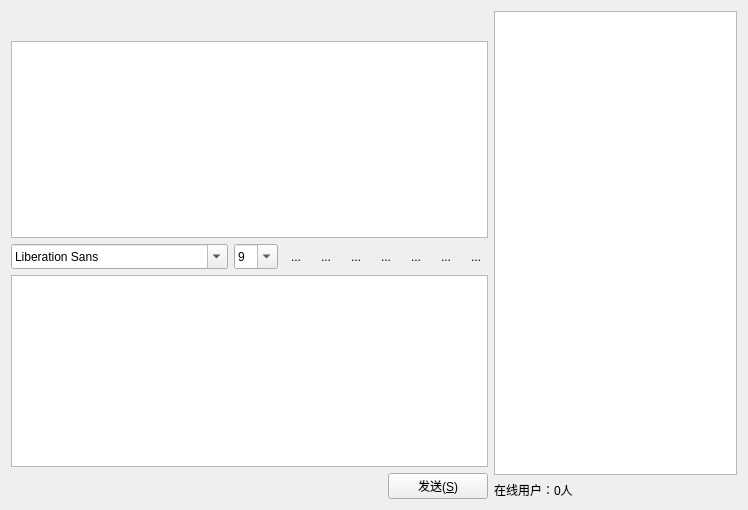
<?xml version="1.0" encoding="UTF-8"?>
<ui version="4.0">
 <class>LANChatClass</class>
 <widget class="QMainWindow" name="LANChatClass">
  <property name="geometry">
   <rect>
    <x>0</x>
    <y>0</y>
    <width>748</width>
    <height>510</height>
   </rect>
  </property>
  <property name="windowTitle">
   <string>及时雨</string>
  </property>
  <property name="windowIcon">
   <iconset resource="lanchat.qrc">
    <normaloff>:/LANChat/image/MSN-Messenger.png</normaloff>:/LANChat/image/MSN-Messenger.png</iconset>
  </property>
  <widget class="QWidget" name="centralWidget">
   <layout class="QHBoxLayout" name="horizontalLayout_3">
    <item>
     <layout class="QVBoxLayout" name="verticalLayout" stretch="0,0,0,0,0">
      <item>
       <widget class="QLabel" name="labelName">
        <property name="font">
         <font>
          <pointsize>16</pointsize>
         </font>
        </property>
        <property name="text">
         <string/>
        </property>
       </widget>
      </item>
      <item>
       <widget class="QTextBrowser" name="textBrowser">
        <property name="sizePolicy">
         <sizepolicy hsizetype="Expanding" vsizetype="Expanding">
          <horstretch>0</horstretch>
          <verstretch>2</verstretch>
         </sizepolicy>
        </property>
        <property name="maximumSize">
         <size>
          <width>16777215</width>
          <height>16777215</height>
         </size>
        </property>
       </widget>
      </item>
      <item>
       <layout class="QHBoxLayout" name="horizontalLayout_4">
        <item>
         <widget class="QFontComboBox" name="fontComboBox">
          <property name="sizePolicy">
           <sizepolicy hsizetype="Fixed" vsizetype="Fixed">
            <horstretch>0</horstretch>
            <verstretch>0</verstretch>
           </sizepolicy>
          </property>
          <property name="minimumSize">
           <size>
            <width>1</width>
            <height>25</height>
           </size>
          </property>
         </widget>
        </item>
        <item>
         <widget class="QComboBox" name="fontsizecomboBox">
          <property name="sizePolicy">
           <sizepolicy hsizetype="Fixed" vsizetype="Maximum">
            <horstretch>0</horstretch>
            <verstretch>0</verstretch>
           </sizepolicy>
          </property>
          <property name="minimumSize">
           <size>
            <width>0</width>
            <height>25</height>
           </size>
          </property>
          <property name="editable">
           <bool>true</bool>
          </property>
          <property name="currentText">
           <string>9</string>
          </property>
          <item>
           <property name="text">
            <string>9</string>
           </property>
          </item>
          <item>
           <property name="text">
            <string>10</string>
           </property>
          </item>
          <item>
           <property name="text">
            <string>11</string>
           </property>
          </item>
          <item>
           <property name="text">
            <string>12</string>
           </property>
          </item>
          <item>
           <property name="text">
            <string>13</string>
           </property>
          </item>
          <item>
           <property name="text">
            <string>14</string>
           </property>
          </item>
          <item>
           <property name="text">
            <string>15</string>
           </property>
          </item>
          <item>
           <property name="text">
            <string>16</string>
           </property>
          </item>
          <item>
           <property name="text">
            <string>17</string>
           </property>
          </item>
          <item>
           <property name="text">
            <string>18</string>
           </property>
          </item>
          <item>
           <property name="text">
            <string>19</string>
           </property>
          </item>
          <item>
           <property name="text">
            <string>20</string>
           </property>
          </item>
          <item>
           <property name="text">
            <string>21</string>
           </property>
          </item>
          <item>
           <property name="text">
            <string>22</string>
           </property>
          </item>
         </widget>
        </item>
        <item>
         <widget class="QToolButton" name="textbold">
          <property name="toolTip">
           <string>加粗</string>
          </property>
          <property name="text">
           <string>...</string>
          </property>
          <property name="icon">
           <iconset resource="lanchat.qrc">
            <normaloff>:/LANChat/image/textbold.png</normaloff>:/LANChat/image/textbold.png</iconset>
          </property>
          <property name="iconSize">
           <size>
            <width>24</width>
            <height>24</height>
           </size>
          </property>
          <property name="checkable">
           <bool>true</bool>
          </property>
          <property name="autoRaise">
           <bool>true</bool>
          </property>
         </widget>
        </item>
        <item>
         <widget class="QToolButton" name="textitalic">
          <property name="text">
           <string>...</string>
          </property>
          <property name="icon">
           <iconset resource="lanchat.qrc">
            <normaloff>:/LANChat/image/textitalic.png</normaloff>:/LANChat/image/textitalic.png</iconset>
          </property>
          <property name="iconSize">
           <size>
            <width>24</width>
            <height>24</height>
           </size>
          </property>
          <property name="checkable">
           <bool>true</bool>
          </property>
          <property name="autoRaise">
           <bool>true</bool>
          </property>
         </widget>
        </item>
        <item>
         <widget class="QToolButton" name="textUnderline">
          <property name="text">
           <string>...</string>
          </property>
          <property name="icon">
           <iconset resource="lanchat.qrc">
            <normaloff>:/LANChat/image/textunder.png</normaloff>:/LANChat/image/textunder.png</iconset>
          </property>
          <property name="iconSize">
           <size>
            <width>24</width>
            <height>24</height>
           </size>
          </property>
          <property name="checkable">
           <bool>true</bool>
          </property>
          <property name="autoRaise">
           <bool>true</bool>
          </property>
         </widget>
        </item>
        <item>
         <widget class="QToolButton" name="textColor">
          <property name="text">
           <string>...</string>
          </property>
          <property name="icon">
           <iconset resource="lanchat.qrc">
            <normaloff>:/LANChat/image/textcolor.png</normaloff>:/LANChat/image/textcolor.png</iconset>
          </property>
          <property name="iconSize">
           <size>
            <width>24</width>
            <height>24</height>
           </size>
          </property>
          <property name="checkable">
           <bool>false</bool>
          </property>
          <property name="autoRaise">
           <bool>true</bool>
          </property>
         </widget>
        </item>
        <item>
         <widget class="QToolButton" name="sendFile">
          <property name="text">
           <string>...</string>
          </property>
          <property name="icon">
           <iconset resource="lanchat.qrc">
            <normaloff>:/LANChat/image/fileopen.png</normaloff>:/LANChat/image/fileopen.png</iconset>
          </property>
          <property name="iconSize">
           <size>
            <width>24</width>
            <height>24</height>
           </size>
          </property>
          <property name="checkable">
           <bool>false</bool>
          </property>
          <property name="autoRaise">
           <bool>true</bool>
          </property>
         </widget>
        </item>
        <item>
         <widget class="QToolButton" name="save">
          <property name="text">
           <string>...</string>
          </property>
          <property name="icon">
           <iconset resource="lanchat.qrc">
            <normaloff>:/LANChat/image/Floppy.png</normaloff>:/LANChat/image/Floppy.png</iconset>
          </property>
          <property name="iconSize">
           <size>
            <width>24</width>
            <height>24</height>
           </size>
          </property>
          <property name="checkable">
           <bool>false</bool>
          </property>
          <property name="autoRaise">
           <bool>true</bool>
          </property>
         </widget>
        </item>
        <item>
         <widget class="QToolButton" name="clear">
          <property name="toolTip">
           <string>清空聊天记录</string>
          </property>
          <property name="text">
           <string>...</string>
          </property>
          <property name="icon">
           <iconset resource="lanchat.qrc">
            <normaloff>:/LANChat/image/Bin (empty).png</normaloff>:/LANChat/image/Bin (empty).png</iconset>
          </property>
          <property name="iconSize">
           <size>
            <width>24</width>
            <height>24</height>
           </size>
          </property>
          <property name="checkable">
           <bool>false</bool>
          </property>
          <property name="autoRaise">
           <bool>true</bool>
          </property>
         </widget>
        </item>
       </layout>
      </item>
      <item>
       <widget class="QTextEdit" name="textEdit">
        <property name="maximumSize">
         <size>
          <width>16777215</width>
          <height>16777215</height>
         </size>
        </property>
       </widget>
      </item>
      <item>
       <layout class="QHBoxLayout" name="horizontalLayout_5">
        <item>
         <spacer name="horizontalSpacer">
          <property name="orientation">
           <enum>Qt::Horizontal</enum>
          </property>
          <property name="sizeHint" stdset="0">
           <size>
            <width>40</width>
            <height>20</height>
           </size>
          </property>
         </spacer>
        </item>
        <item>
         <widget class="QPushButton" name="send">
          <property name="minimumSize">
           <size>
            <width>100</width>
            <height>25</height>
           </size>
          </property>
          <property name="text">
           <string>发送(&amp;S)</string>
          </property>
         </widget>
        </item>
       </layout>
      </item>
     </layout>
    </item>
    <item>
     <layout class="QGridLayout" name="gridLayout_2">
      <item row="1" column="0">
       <layout class="QHBoxLayout" name="horizontalLayout_2">
        <item>
         <widget class="QLabel" name="onlineUser">
          <property name="text">
           <string>在线用户：0人</string>
          </property>
         </widget>
        </item>
       </layout>
      </item>
      <item row="0" column="0">
       <widget class="QListWidget" name="listWidgetUser">
        <property name="font">
         <font>
          <family>宋体</family>
          <pointsize>20</pointsize>
         </font>
        </property>
        <property name="iconSize">
         <size>
          <width>30</width>
          <height>30</height>
         </size>
        </property>
       </widget>
      </item>
     </layout>
    </item>
   </layout>
  </widget>
 </widget>
 <layoutdefault spacing="6" margin="11"/>
 <resources>
  <include location="lanchat.qrc"/>
 </resources>
 <connections>
  <connection>
   <sender>send</sender>
   <signal>clicked()</signal>
   <receiver>LANChatClass</receiver>
   <slot>onSend_clicked()</slot>
   <hints>
    <hint type="sourcelabel">
     <x>463</x>
     <y>496</y>
    </hint>
    <hint type="destinationlabel">
     <x>1055</x>
     <y>516</y>
    </hint>
   </hints>
  </connection>
  <connection>
   <sender>sendFile</sender>
   <signal>clicked()</signal>
   <receiver>LANChatClass</receiver>
   <slot>onSendfile_clicked()</slot>
   <hints>
    <hint type="sourcelabel">
     <x>404</x>
     <y>252</y>
    </hint>
    <hint type="destinationlabel">
     <x>943</x>
     <y>505</y>
    </hint>
   </hints>
  </connection>
  <connection>
   <sender>fontsizecomboBox</sender>
   <signal>currentIndexChanged(QString)</signal>
   <receiver>LANChatClass</receiver>
   <slot>onFontsizecomboBox_currentIndexChanged(QString)</slot>
   <hints>
    <hint type="sourcelabel">
     <x>221</x>
     <y>253</y>
    </hint>
    <hint type="destinationlabel">
     <x>768</x>
     <y>497</y>
    </hint>
   </hints>
  </connection>
  <connection>
   <sender>fontComboBox</sender>
   <signal>currentFontChanged(QFont)</signal>
   <receiver>LANChatClass</receiver>
   <slot>onFontComboBox_currentFontChanged(QFont)</slot>
   <hints>
    <hint type="sourcelabel">
     <x>135</x>
     <y>254</y>
    </hint>
    <hint type="destinationlabel">
     <x>746</x>
     <y>493</y>
    </hint>
   </hints>
  </connection>
  <connection>
   <sender>textbold</sender>
   <signal>clicked(bool)</signal>
   <receiver>LANChatClass</receiver>
   <slot>onTextbold_clicked(bool)</slot>
   <hints>
    <hint type="sourcelabel">
     <x>257</x>
     <y>257</y>
    </hint>
    <hint type="destinationlabel">
     <x>901</x>
     <y>469</y>
    </hint>
   </hints>
  </connection>
  <connection>
   <sender>textitalic</sender>
   <signal>clicked(bool)</signal>
   <receiver>LANChatClass</receiver>
   <slot>onTextitalic_clicked(bool)</slot>
   <hints>
    <hint type="sourcelabel">
     <x>302</x>
     <y>256</y>
    </hint>
    <hint type="destinationlabel">
     <x>798</x>
     <y>464</y>
    </hint>
   </hints>
  </connection>
  <connection>
   <sender>textColor</sender>
   <signal>clicked()</signal>
   <receiver>LANChatClass</receiver>
   <slot>onTextcolor_clicked()</slot>
   <hints>
    <hint type="sourcelabel">
     <x>369</x>
     <y>258</y>
    </hint>
    <hint type="destinationlabel">
     <x>1034</x>
     <y>456</y>
    </hint>
   </hints>
  </connection>
  <connection>
   <sender>save</sender>
   <signal>clicked()</signal>
   <receiver>LANChatClass</receiver>
   <slot>onSave_clicked()</slot>
   <hints>
    <hint type="sourcelabel">
     <x>445</x>
     <y>252</y>
    </hint>
    <hint type="destinationlabel">
     <x>1055</x>
     <y>465</y>
    </hint>
   </hints>
  </connection>
  <connection>
   <sender>clear</sender>
   <signal>clicked()</signal>
   <receiver>LANChatClass</receiver>
   <slot>onClear_clicked()</slot>
   <hints>
    <hint type="sourcelabel">
     <x>479</x>
     <y>262</y>
    </hint>
    <hint type="destinationlabel">
     <x>1033</x>
     <y>287</y>
    </hint>
   </hints>
  </connection>
  <connection>
   <sender>textUnderline</sender>
   <signal>clicked(bool)</signal>
   <receiver>LANChatClass</receiver>
   <slot>onTextUnderline_clicked(bool)</slot>
   <hints>
    <hint type="sourcelabel">
     <x>324</x>
     <y>255</y>
    </hint>
    <hint type="destinationlabel">
     <x>964</x>
     <y>570</y>
    </hint>
   </hints>
  </connection>
 </connections>
 <slots>
  <slot>onSend_clicked()</slot>
  <slot>onClose_clicked()</slot>
  <slot>onSendfile_clicked()</slot>
  <slot>onFontsizecomboBox_currentIndexChanged(QString)</slot>
  <slot>onFontComboBox_currentFontChanged(QFont)</slot>
  <slot>onTextbold_clicked(bool)</slot>
  <slot>onTextitalic_clicked(bool)</slot>
  <slot>onTextcolor_clicked()</slot>
  <slot>onSave_clicked()</slot>
  <slot>onClear_clicked()</slot>
  <slot>onTextUnderline_clicked(bool)</slot>
 </slots>
</ui>
